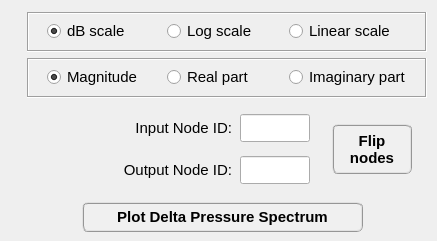
        <widget class="QWidget" name="tab_plot">
         <attribute name="title">
          <string>Plot</string>
         </attribute>
         <widget class="QPushButton" name="pushButton_plot_delta_pressure">
          <property name="geometry">
           <rect>
            <x>82</x>
            <y>202</y>
            <width>281</width>
            <height>30</height>
           </rect>
          </property>
          <property name="minimumSize">
           <size>
            <width>281</width>
            <height>30</height>
           </size>
          </property>
          <property name="maximumSize">
           <size>
            <width>281</width>
            <height>30</height>
           </size>
          </property>
          <property name="font">
           <font>
            <family>MS Shell Dlg 2</family>
            <pointsize>11</pointsize>
            <weight>75</weight>
            <italic>false</italic>
            <bold>true</bold>
           </font>
          </property>
          <property name="styleSheet">
           <string notr="true">QPushButton{border-radius: 6px; border-color: rgb(150, 150, 150); border-style: ridge; border-width: 2px; color: rgb(0, 0, 0); background-color: rgb(240, 240, 240); font: 75 bold 11pt &quot;MS Shell Dlg 2&quot;}
QPushButton:hover{border-radius: 6px; border-color: rgb(0, 170, 255); border-style: ridge; border-width: 2px; color: rgb(0, 0, 0); background-color: rgba(174, 213, 255, 100); font: 75 bold 11pt &quot;MS Shell Dlg 2&quot;}
QPushButton:pressed{border-radius: 6px; border-color: rgb(0, 170, 255); border-style: ridge; border-width: 3px; color: rgb(0, 0, 0); background-color: rgb(174, 213, 255); font: 75 bold 11pt &quot;MS Shell Dlg 2&quot;}</string>
          </property>
          <property name="text">
           <string>Plot Delta Pressure Spectrum</string>
          </property>
         </widget>
         <widget class="QPushButton" name="pushButton_flipNodes">
          <property name="geometry">
           <rect>
            <x>332</x>
            <y>124</y>
            <width>80</width>
            <height>50</height>
           </rect>
          </property>
          <property name="minimumSize">
           <size>
            <width>80</width>
            <height>50</height>
           </size>
          </property>
          <property name="maximumSize">
           <size>
            <width>80</width>
            <height>50</height>
           </size>
          </property>
          <property name="font">
           <font>
            <family>MS Shell Dlg 2</family>
            <pointsize>11</pointsize>
            <weight>75</weight>
            <italic>false</italic>
            <bold>true</bold>
           </font>
          </property>
          <property name="styleSheet">
           <string notr="true">QPushButton{border-radius: 6px; border-color: rgb(150, 150, 150); border-style: ridge; border-width: 2px; color: rgb(0, 0, 0); background-color: rgb(240, 240, 240); font: 75 bold 11pt &quot;MS Shell Dlg 2&quot;}
QPushButton:hover{border-radius: 6px; border-color: rgb(0, 170, 255); border-style: ridge; border-width: 2px; color: rgb(0, 0, 0); background-color: rgba(174, 213, 255, 100); font: 75 bold 11pt &quot;MS Shell Dlg 2&quot;}
QPushButton:pressed{border-radius: 6px; border-color: rgb(0, 170, 255); border-style: ridge; border-width: 3px; color: rgb(0, 0, 0); background-color: rgb(174, 213, 255); font: 75 bold 11pt &quot;MS Shell Dlg 2&quot;}</string>
          </property>
          <property name="text">
           <string>Flip 
nodes</string>
          </property>
         </widget>
         <widget class="QLineEdit" name="lineEdit_outputNodeID">
          <property name="geometry">
           <rect>
            <x>240</x>
            <y>156</y>
            <width>70</width>
            <height>28</height>
           </rect>
          </property>
          <property name="minimumSize">
           <size>
            <width>70</width>
            <height>28</height>
           </size>
          </property>
          <property name="maximumSize">
           <size>
            <width>70</width>
            <height>28</height>
           </size>
          </property>
          <property name="font">
           <font>
            <family>Arial</family>
            <pointsize>11</pointsize>
            <weight>75</weight>
            <italic>true</italic>
            <bold>true</bold>
           </font>
          </property>
          <property name="layoutDirection">
           <enum>Qt::LeftToRight</enum>
          </property>
          <property name="styleSheet">
           <string notr="true"/>
          </property>
          <property name="alignment">
           <set>Qt::AlignCenter</set>
          </property>
         </widget>
         <widget class="QLabel" name="Input_NodeID">
          <property name="geometry">
           <rect>
            <x>92</x>
            <y>114</y>
            <width>140</width>
            <height>28</height>
           </rect>
          </property>
          <property name="minimumSize">
           <size>
            <width>140</width>
            <height>28</height>
           </size>
          </property>
          <property name="maximumSize">
           <size>
            <width>140</width>
            <height>28</height>
           </size>
          </property>
          <property name="font">
           <font>
            <family>MS Shell Dlg 2</family>
            <pointsize>11</pointsize>
            <weight>50</weight>
            <italic>false</italic>
            <bold>false</bold>
           </font>
          </property>
          <property name="text">
           <string>&lt;html&gt;&lt;head/&gt;&lt;body&gt;&lt;p align=&quot;right&quot;&gt;Input Node ID:&lt;/p&gt;&lt;/body&gt;&lt;/html&gt;</string>
          </property>
          <property name="alignment">
           <set>Qt::AlignCenter</set>
          </property>
         </widget>
         <widget class="QLabel" name="Output_NodeID">
          <property name="geometry">
           <rect>
            <x>92</x>
            <y>156</y>
            <width>140</width>
            <height>28</height>
           </rect>
          </property>
          <property name="minimumSize">
           <size>
            <width>140</width>
            <height>28</height>
           </size>
          </property>
          <property name="maximumSize">
           <size>
            <width>140</width>
            <height>28</height>
           </size>
          </property>
          <property name="font">
           <font>
            <family>MS Shell Dlg 2</family>
            <pointsize>11</pointsize>
            <weight>50</weight>
            <italic>false</italic>
            <bold>false</bold>
           </font>
          </property>
          <property name="text">
           <string>&lt;html&gt;&lt;head/&gt;&lt;body&gt;&lt;p align=&quot;right&quot;&gt;Output Node ID:&lt;/p&gt;&lt;/body&gt;&lt;/html&gt;</string>
          </property>
          <property name="alignment">
           <set>Qt::AlignCenter</set>
          </property>
         </widget>
         <widget class="QLineEdit" name="lineEdit_inputNodeID">
          <property name="geometry">
           <rect>
            <x>240</x>
            <y>114</y>
            <width>70</width>
            <height>28</height>
           </rect>
          </property>
          <property name="minimumSize">
           <size>
            <width>70</width>
            <height>28</height>
           </size>
          </property>
          <property name="maximumSize">
           <size>
            <width>70</width>
            <height>28</height>
           </size>
          </property>
          <property name="font">
           <font>
            <family>Arial</family>
            <pointsize>11</pointsize>
            <weight>75</weight>
            <italic>true</italic>
            <bold>true</bold>
           </font>
          </property>
          <property name="layoutDirection">
           <enum>Qt::LeftToRight</enum>
          </property>
          <property name="styleSheet">
           <string notr="true"/>
          </property>
          <property name="alignment">
           <set>Qt::AlignCenter</set>
          </property>
         </widget>
         <widget class="QWidget" name="layoutWidget">
          <property name="geometry">
           <rect>
            <x>26</x>
            <y>12</y>
            <width>402</width>
            <height>88</height>
           </rect>
          </property>
          <layout class="QGridLayout" name="gridLayout_5">
           <item row="0" column="0">
            <widget class="QFrame" name="frame_scales">
             <property name="minimumSize">
              <size>
               <width>400</width>
               <height>40</height>
              </size>
             </property>
             <property name="maximumSize">
              <size>
               <width>400</width>
               <height>40</height>
              </size>
             </property>
             <property name="frameShape">
              <enum>QFrame::Box</enum>
             </property>
             <property name="frameShadow">
              <enum>QFrame::Sunken</enum>
             </property>
             <widget class="QRadioButton" name="radioButton_linear_scale">
              <property name="geometry">
               <rect>
                <x>262</x>
                <y>8</y>
                <width>128</width>
                <height>22</height>
               </rect>
              </property>
              <property name="minimumSize">
               <size>
                <width>128</width>
                <height>22</height>
               </size>
              </property>
              <property name="maximumSize">
               <size>
                <width>128</width>
                <height>22</height>
               </size>
              </property>
              <property name="font">
               <font>
                <family>MS Shell Dlg 2</family>
                <pointsize>11</pointsize>
                <weight>50</weight>
                <italic>false</italic>
                <bold>false</bold>
               </font>
              </property>
              <property name="text">
               <string>Linear scale</string>
              </property>
              <property name="iconSize">
               <size>
                <width>30</width>
                <height>30</height>
               </size>
              </property>
              <property name="checked">
               <bool>false</bool>
              </property>
              <attribute name="buttonGroup">
               <string notr="true">buttonGroup_2</string>
              </attribute>
             </widget>
             <widget class="QRadioButton" name="radioButton_log_scale">
              <property name="geometry">
               <rect>
                <x>140</x>
                <y>8</y>
                <width>100</width>
                <height>22</height>
               </rect>
              </property>
              <property name="minimumSize">
               <size>
                <width>100</width>
                <height>22</height>
               </size>
              </property>
              <property name="maximumSize">
               <size>
                <width>100</width>
                <height>22</height>
               </size>
              </property>
              <property name="font">
               <font>
                <family>MS Shell Dlg 2</family>
                <pointsize>11</pointsize>
                <weight>50</weight>
                <italic>false</italic>
                <bold>false</bold>
               </font>
              </property>
              <property name="text">
               <string>Log scale</string>
              </property>
              <property name="checked">
               <bool>false</bool>
              </property>
              <attribute name="buttonGroup">
               <string notr="true">buttonGroup_2</string>
              </attribute>
             </widget>
             <widget class="QRadioButton" name="radioButton_dB_scale">
              <property name="geometry">
               <rect>
                <x>20</x>
                <y>8</y>
                <width>100</width>
                <height>22</height>
               </rect>
              </property>
              <property name="minimumSize">
               <size>
                <width>100</width>
                <height>22</height>
               </size>
              </property>
              <property name="maximumSize">
               <size>
                <width>100</width>
                <height>22</height>
               </size>
              </property>
              <property name="font">
               <font>
                <family>MS Shell Dlg 2</family>
                <pointsize>11</pointsize>
                <weight>50</weight>
                <italic>false</italic>
                <bold>false</bold>
               </font>
              </property>
              <property name="text">
               <string>dB scale</string>
              </property>
              <property name="iconSize">
               <size>
                <width>30</width>
                <height>30</height>
               </size>
              </property>
              <property name="checked">
               <bool>true</bool>
              </property>
              <attribute name="buttonGroup">
               <string notr="true">buttonGroup_2</string>
              </attribute>
             </widget>
            </widget>
           </item>
           <item row="1" column="0">
            <widget class="QFrame" name="frame_plot_type">
             <property name="minimumSize">
              <size>
               <width>400</width>
               <height>40</height>
              </size>
             </property>
             <property name="maximumSize">
              <size>
               <width>400</width>
               <height>40</height>
              </size>
             </property>
             <property name="frameShape">
              <enum>QFrame::Box</enum>
             </property>
             <property name="frameShadow">
              <enum>QFrame::Sunken</enum>
             </property>
             <widget class="QRadioButton" name="radioButton_real_part">
              <property name="geometry">
               <rect>
                <x>140</x>
                <y>8</y>
                <width>100</width>
                <height>22</height>
               </rect>
              </property>
              <property name="minimumSize">
               <size>
                <width>100</width>
                <height>22</height>
               </size>
              </property>
              <property name="maximumSize">
               <size>
                <width>100</width>
                <height>22</height>
               </size>
              </property>
              <property name="font">
               <font>
                <family>MS Shell Dlg 2</family>
                <pointsize>11</pointsize>
                <weight>50</weight>
                <italic>false</italic>
                <bold>false</bold>
               </font>
              </property>
              <property name="text">
               <string>Real part</string>
              </property>
              <property name="iconSize">
               <size>
                <width>30</width>
                <height>30</height>
               </size>
              </property>
              <property name="checked">
               <bool>false</bool>
              </property>
              <attribute name="buttonGroup">
               <string notr="true">buttonGroup</string>
              </attribute>
             </widget>
             <widget class="QRadioButton" name="radioButton_imaginary_part">
              <property name="geometry">
               <rect>
                <x>262</x>
                <y>8</y>
                <width>128</width>
                <height>22</height>
               </rect>
              </property>
              <property name="minimumSize">
               <size>
                <width>128</width>
                <height>22</height>
               </size>
              </property>
              <property name="maximumSize">
               <size>
                <width>128</width>
                <height>22</height>
               </size>
              </property>
              <property name="font">
               <font>
                <family>MS Shell Dlg 2</family>
                <pointsize>11</pointsize>
                <weight>50</weight>
                <italic>false</italic>
                <bold>false</bold>
               </font>
              </property>
              <property name="text">
               <string>Imaginary part</string>
              </property>
              <property name="iconSize">
               <size>
                <width>30</width>
                <height>30</height>
               </size>
              </property>
              <property name="checked">
               <bool>false</bool>
              </property>
              <attribute name="buttonGroup">
               <string notr="true">buttonGroup</string>
              </attribute>
             </widget>
             <widget class="QRadioButton" name="radioButton_magnitude">
              <property name="geometry">
               <rect>
                <x>20</x>
                <y>8</y>
                <width>100</width>
                <height>22</height>
               </rect>
              </property>
              <property name="minimumSize">
               <size>
                <width>100</width>
                <height>22</height>
               </size>
              </property>
              <property name="maximumSize">
               <size>
                <width>100</width>
                <height>22</height>
               </size>
              </property>
              <property name="font">
               <font>
                <family>MS Shell Dlg 2</family>
                <pointsize>11</pointsize>
                <weight>50</weight>
                <italic>false</italic>
                <bold>false</bold>
               </font>
              </property>
              <property name="text">
               <string>Magnitude</string>
              </property>
              <property name="iconSize">
               <size>
                <width>30</width>
                <height>30</height>
               </size>
              </property>
              <property name="checked">
               <bool>true</bool>
              </property>
              <attribute name="buttonGroup">
               <string notr="true">buttonGroup</string>
              </attribute>
             </widget>
            </widget>
           </item>
          </layout>
         </widget>
        </widget>
